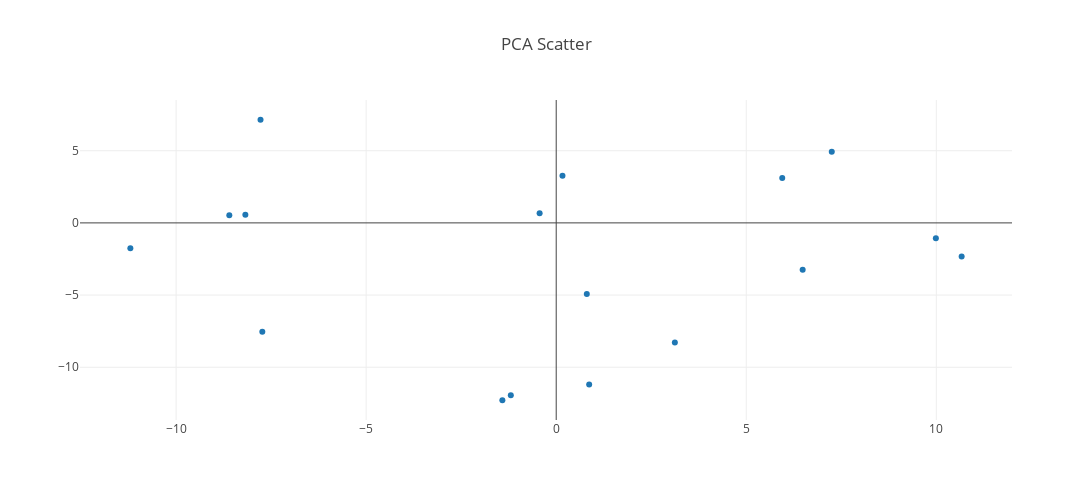

Notebook code for this chart:
### Code cell
import plotly.offline as py
import plotly.graph_objs as go
from plotly.offline import get_plotlyjs, init_notebook_mode
init_notebook_mode(connected=True)

PCAdf = oskar.PCA(df, "hgvauser@platinum:illumina_platinum", 2).toPandas()
samples = oskar.metadata.samples(df, "hgvauser@platinum:illumina_platinum")

X = []
for i in PCAdf["PCA"]:
    X.append(i[0])
Y = []
for i in PCAdf["PCA"]:
    Y.append(i[1])

trace = go.Scatter(x = X, y = Y, text = samples, mode = 'markers')
fig = go.Figure(data = [trace])
fig['layout'].update({"title":"PCA Scatter", 'width':1440, 'height':500})

py.iplot(fig)

### Figure 1 — Plotly figure (JSON) as saved in the notebook; plotly's stock layout.template omitted (floating-point values rounded to 4 significant figures)
{"data": [{"mode": "markers", "text": ["NA12877", "NA12878", "NA12879", "NA12880", "NA12881", "NA12882", "NA12883", "NA12884", "NA12885", "NA12886", "NA12887", "NA12888", "NA12889", "NA12890", "NA12891", "NA12892", "NA12893"], "type": "scatter", "uid": "7cfd1d4d-6819-43c7-ae10-1c413518fcc9", "x": [-0.4364, 0.8046, 0.1645, -8.178, -8.6, 10.67, 3.121, 9.988, -11.2, 0.8672, -1.417, 5.947, 6.484, -7.779, 7.249, -7.732, -1.194], "y": [0.6737, -4.931, 3.27, 0.565, 0.5352, -2.334, -8.282, -1.062, -1.759, -11.2, -12.28, 3.114, -3.251, 7.145, 4.931, -7.539, -11.94]}], "layout": {"height": 500, "title": {"text": "PCA Scatter"}, "width": 1440, "xaxis": {"autorange": true, "range": [-12.5, 11.96], "type": "linear"}, "yaxis": {"autorange": true, "range": [-13.65, 8.513], "type": "linear"}}}
